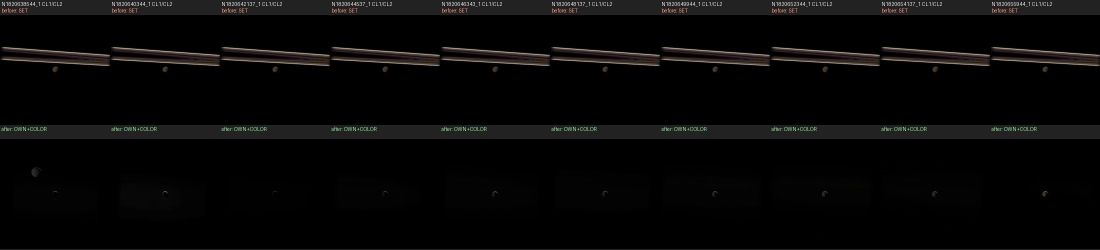
#> input picture evidence/color_hold/enceladus-221EN.jpg, 2200 x 500 px (shown at 1/2 size)
$ python -i ba2.py   (imports and definitions only)
#> lines starting #> are read from the running program, lines starting #| are printed output that depends on the picture
"""ba.py NAME [N] : before (top) over after (bottom), N frames evenly over the run, each labelled with its frame,
filter and what it shows (SET = a held color set, OWN+COLOR = its own picture in the set's color, OWN = gray)"""
import sys, glob, os, json, hashlib
from PIL import Image, ImageDraw
AFT = os.environ.get("AFT", "after")
name = sys.argv[1]; N = int(sys.argv[2]) if len(sys.argv) > 2 else 10
def rows(side):
#> called with side = 'after'
    out = {}
    for l in open(f"{side}/{name}/log.txt").read().splitlines()[1:]:
        p = l.split(" ", 5)
        if len(p) > 4 and p[3] == "ok":
            rep = json.loads(p[5]) if len(p) > 5 and p[5].startswith("{") else {}
            out[p[1]] = (p[2], "OWN+COLOR" if rep.get("tint") else "SET" if rep.get("color") else "OWN")
    return out
# [1 line that did not run here, left out]
fa = sorted(glob.glob(f"{AFT}/{name}/[0-9]*.webp")); fb = {os.path.basename(f): f for f in glob.glob(f"before/{name}/[0-9]*.webp")}
# [1 line that did not run here, left out]
W = 220; S = Image.new("RGB", (W * N, 2 * W + 60), (34, 34, 34)); d = ImageDraw.Draw(S)
#> S: PIL image 660x500 RGB; every value is 34
def flat(f):
#> called with f = 'enceladus-221EN.jpg'
    im = Image.open(f).convert("RGBA"); bg = Image.new("RGBA", im.size, (0, 0, 0, 255)); bg.alpha_composite(im); return bg.convert("RGB").resize((W, W))
#> after `return bg.convert('RGB').resize((W, W))`:
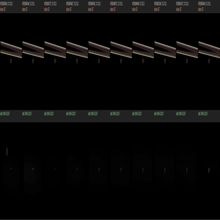
#> returned value: PIL image 220x220 RGB; mean R, G, B 8.4, 8, 7.6
# [12 lines not run here, left out]

>>> result = flat('enceladus-221EN.jpg')

$ run again, on evidence/color_hold/titan-00ATI.jpg
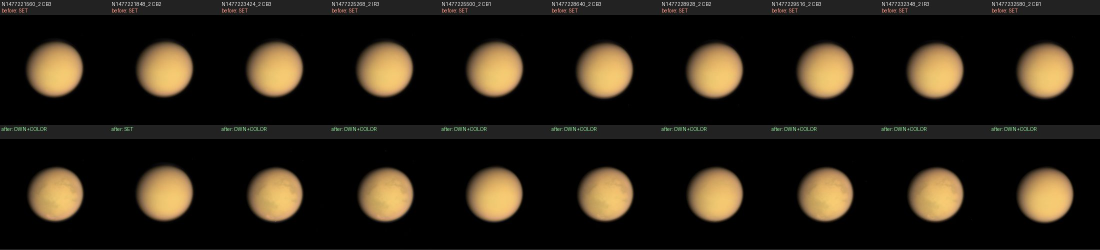
#> input picture evidence/color_hold/titan-00ATI.jpg, 2200 x 500 px (shown at 1/2 size)
#> S: PIL image 660x500 RGB; every value is 34
#> in flat, `return bg.convert('RGB').resize((W, W))`:
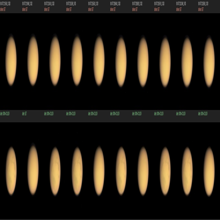
#> returned value: PIL image 220x220 RGB; mean R, G, B 38.5, 31.7, 21.5

$ run again, on evidence/color_hold/titan-transit.jpg
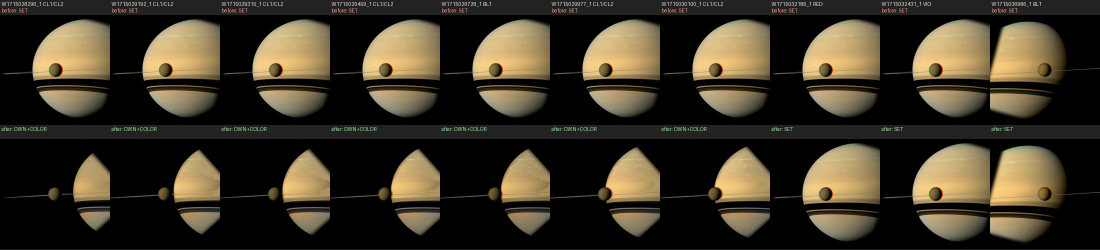
#> input picture evidence/color_hold/titan-transit.jpg, 2200 x 500 px (shown at 1/2 size)
#> S: PIL image 660x500 RGB; every value is 34
#> in flat, `return bg.convert('RGB').resize((W, W))`:
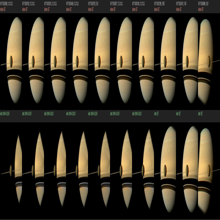
#> returned value: PIL image 220x220 RGB; mean R, G, B 60.4, 53.2, 38.5
